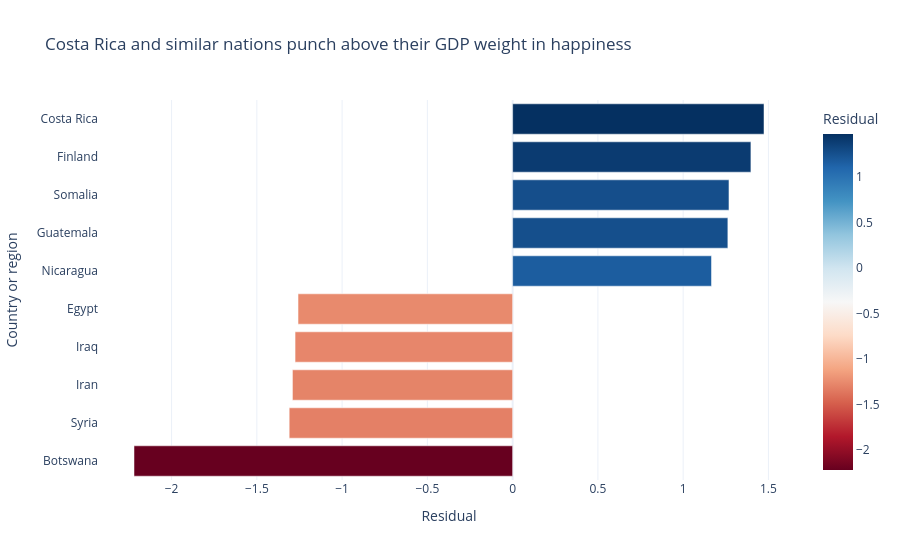

Notebook code cell kept with this figure:
### Markdown cell above
## Q6 / Freedom vs. Generosity

### Code cell
coeffs = np.polyfit(df["GDP per capita"], df["Score"], 1)
df["Predicted"] = coeffs[0] * df["GDP per capita"] + coeffs[1]
df["Residual"] = df["Score"] - df["Predicted"]

top_over = df.nlargest(5, "Residual")
top_under = df.nsmallest(5, "Residual")
combined = pd.concat([top_over, top_under])

fig = px.bar(
    combined.sort_values("Residual"), 
    x="Residual", 
    y="Country or region",  # Corrected from "Country"
    orientation="h",
    color="Residual", 
    color_continuous_scale="RdBu",
    title="Costa Rica and similar nations punch above their GDP weight in happiness",
    template="plotly_white"
)
fig.show()

### Figure 1 — Plotly figure (JSON) as saved in the notebook; plotly's stock layout.template omitted (floating-point values rounded to 4 significant figures)
{"data": [{"hovertemplate": "Residual=%{marker.color}<br>Country or region=%{y}<extra></extra>", "legendgroup": "", "marker": {"color": [-2.22, -1.31, -1.291, -1.276, -1.259, 1.166, 1.262, 1.269, 1.397, 1.474], "coloraxis": "coloraxis", "pattern": {"shape": ""}}, "name": "", "orientation": "h", "showlegend": false, "textposition": "auto", "type": "bar", "x": [-2.22, -1.31, -1.291, -1.276, -1.259, 1.166, 1.262, 1.269, 1.397, 1.474], "xaxis": "x", "y": ["Botswana", "Syria", "Iran", "Iraq", "Egypt", "Nicaragua", "Guatemala", "Somalia", "Finland", "Costa Rica"], "yaxis": "y"}], "layout": {"barmode": "relative", "coloraxis": {"autocolorscale": false, "colorbar": {"title": {"text": "Residual"}}, "colorscale": [[0, "rgb(103,0,31)"], [0.1, "rgb(178,24,43)"], [0.2, "rgb(214,96,77)"], [0.3, "rgb(244,165,130)"], [0.4, "rgb(253,219,199)"], [0.5, "rgb(247,247,247)"], [0.6, "rgb(209,229,240)"], [0.7, "rgb(146,197,222)"], [0.8, "rgb(67,147,195)"], [0.9, "rgb(33,102,172)"], [1, "rgb(5,48,97)"]]}, "legend": {"tracegroupgap": 0}, "title": {"text": "Costa Rica and similar nations punch above their GDP weight in happiness"}, "xaxis": {"anchor": "y", "domain": [0, 1], "title": {"text": "Residual"}}, "yaxis": {"anchor": "x", "domain": [0, 1], "title": {"text": "Country or region"}}}}
